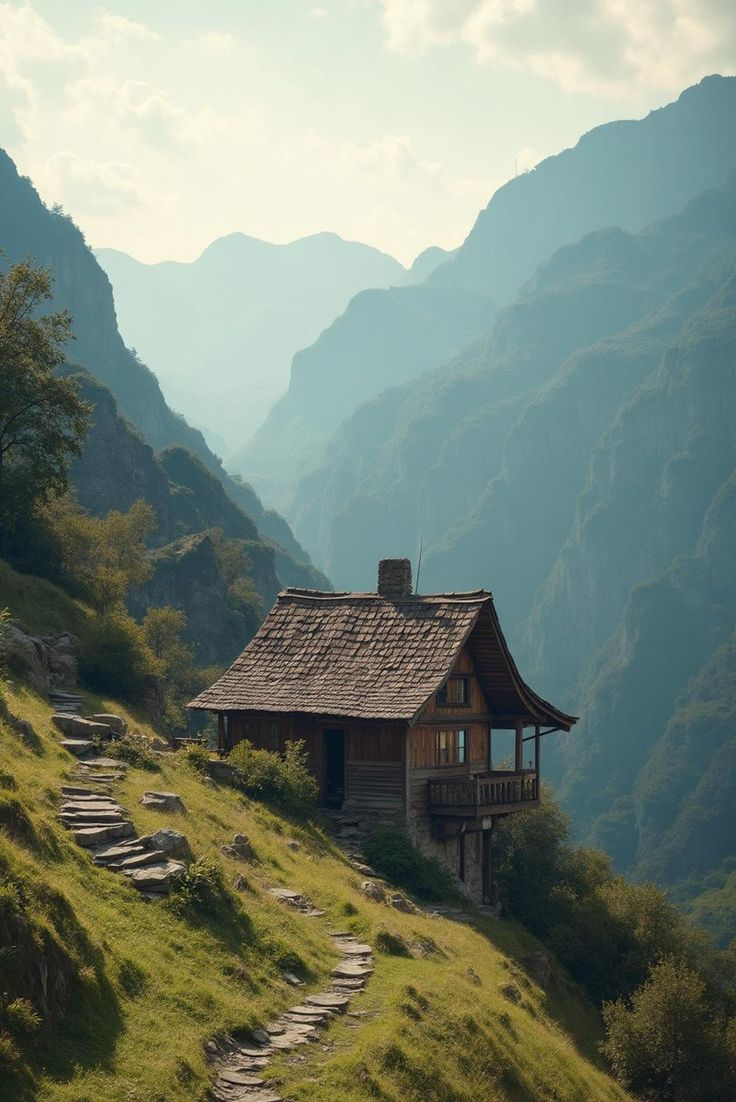
#> input picture Imagenes/2.jpg, 736 x 1102 px
$ python -i fotoapp.py   (imports and definitions only)
#> lines starting #> are read from the running program, lines starting #| are printed output that depends on the picture
from PIL import Image, ImageFilter
import numpy as np
import matplotlib.pyplot as plt
import requests
from io import BytesIO
import cv2
from IPython.display import display

# Tamaños para redes sociales
TAMANIOS = {
    "Instagram": (1080, 1080),
    "Facebook": (1200, 630),
    "Twitter": (1600, 900),
    "Youtube": (1280, 720)
}

# Cargar imagen
def cargar_imagen(ruta):
#> called with ruta = 'Imagenes/2.jpg'
    try:
        if ruta.startswith("http"):
            datos = requests.get(ruta).content
            return Image.open(BytesIO(datos)).convert("RGB")
        else:
            return Image.open(ruta).convert("RGB")
#> returned value is the input picture: PIL image 736x1102 RGB; mean R, G, B 120.6, 131.8, 118.4
    except Exception as e:
        print("Error al cargar la imagen:", e)
        return None

# Mostrar imagen
# [61 lines left out: functions mostrar_imagen, redimensionar_imagen, ecualizar_contraste, not called in this run]

# Filtros disponibles
FILTROS = {
    "BLUR": ImageFilter.BLUR,
    "CONTOUR": ImageFilter.CONTOUR,
    "DETAIL": ImageFilter.DETAIL,
    "EDGE_ENHANCE": ImageFilter.EDGE_ENHANCE,
    "EDGE_ENHANCE_MORE": ImageFilter.EDGE_ENHANCE_MORE,
    "EMBOSS": ImageFilter.EMBOSS,
    "FIND_EDGES": ImageFilter.FIND_EDGES,
    "SHARPEN": ImageFilter.SHARPEN,
    "SMOOTH": ImageFilter.SMOOTH
}

# Aplicar filtro
# [47 lines left out: functions aplicar_filtro, mostrar_todos_los_filtros, not called in this run]

# Generar boceto
def generar_boceto(ruta, persona=True, invertir=True):
    if not persona:
        print("La IA detectó que no es una persona.")
        return None
    img = cargar_imagen(ruta)
    if img is None:
        return None
    img_cv = cv2.cvtColor(np.array(img), cv2.COLOR_RGB2BGR)
    gris = cv2.cvtColor(img_cv, cv2.COLOR_BGR2GRAY)
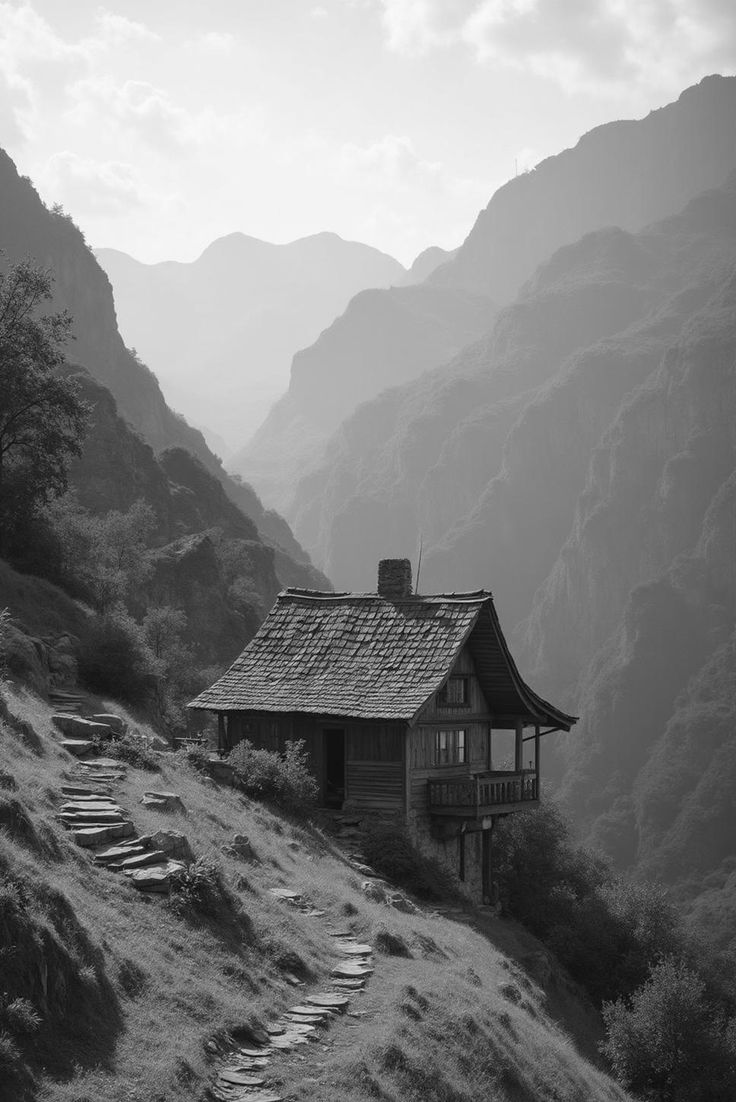
#> gris: shape (1102, 736); min 0, max 253, mean 126.9
    suave = cv2.GaussianBlur(gris, (5, 5), 0)
    bordes = cv2.Canny(suave, 50, 150)
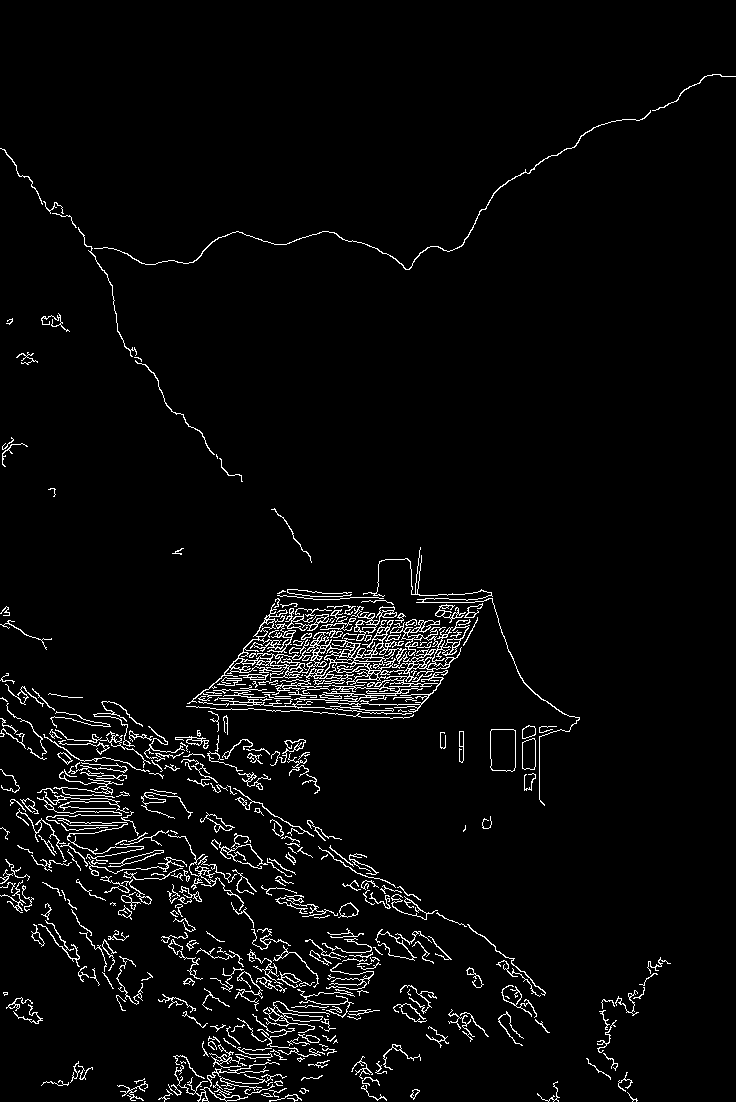
#> bordes: shape (1102, 736); 3.7% white in thin lines or dots
    boceto = cv2.bitwise_not(bordes) if invertir else bordes
#> boceto: shape (1102, 736); 96.3% white; black in thin lines or dots
    plt.figure(figsize=(12, 4))
#> (this line was passed over: IPython is not available in this run)
    plt.subplot(1, 3, 1)
#> (this line was passed over: IPython is not available in this run)
    plt.title("Original")
#> (this line was passed over: IPython is not available in this run)
    plt.imshow(img)
#> (this line was passed over: IPython is not available in this run)
    plt.axis("off")
#> (this line was passed over: IPython is not available in this run)
    plt.subplot(1, 3, 2)
#> (this line was passed over: IPython is not available in this run)
    plt.title("Grises")
#> (this line was passed over: IPython is not available in this run)
    plt.imshow(gris, cmap="gray")
    plt.axis("off")
    plt.subplot(1, 3, 3)
    plt.title("Boceto")
    plt.imshow(boceto, cmap="gray")
    plt.axis("off")
    display(plt.gcf())
    plt.close()
    salida = "boceto_resultado.jpg"
    Image.fromarray(boceto).save(salida)
    print("Guardado:", salida)
    return salida

# Menú
# [44 lines left out: function menu, not called in this run]

# Ejecutar menú
# [2 lines not run here, left out]

#> (the run stopped early here; a loop or call above may not have finished)
